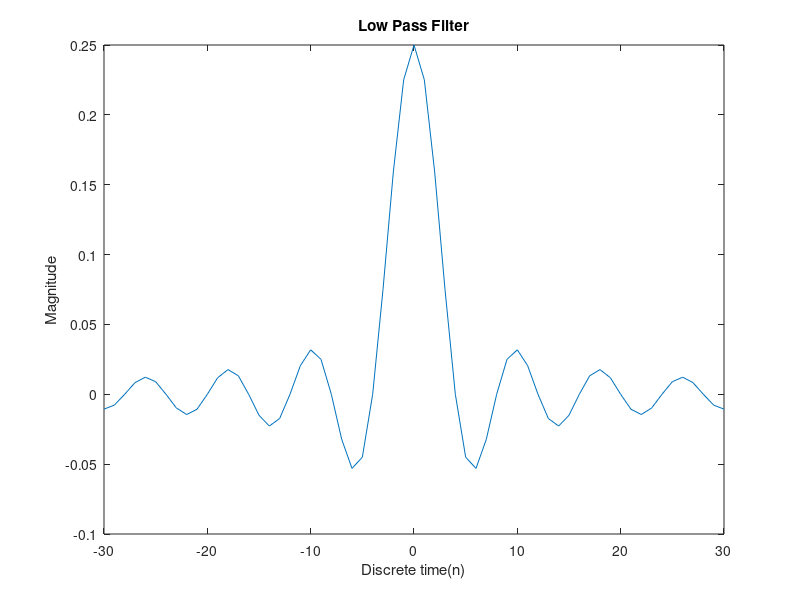
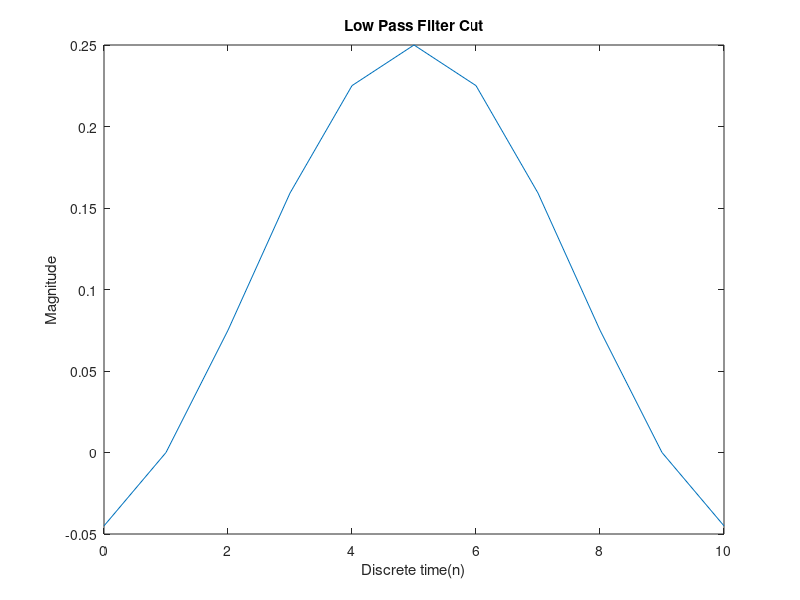
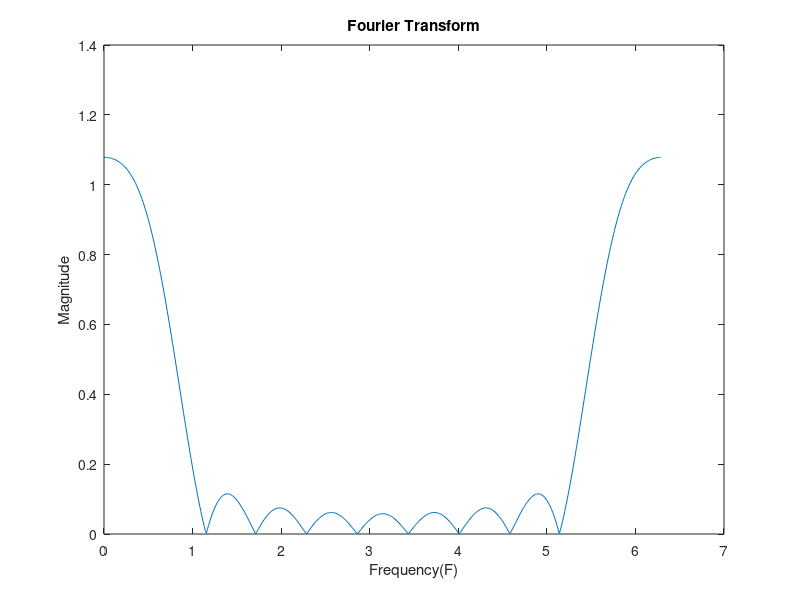
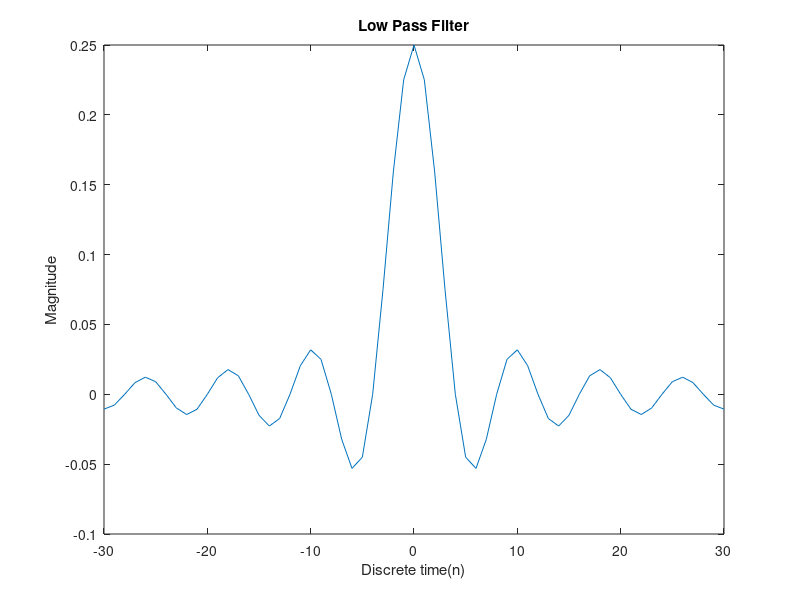

The MATLAB source for these figures, in order: (Note: this script raises an error after producing the figures.)
%Low pass filter
%wc=pi/4

%Define h(n)
n=-30:30;
wc=pi/4;
h1=(wc/pi)*sinc(wc*n/pi);
figure;
plot(n,h1);
xlabel('Discrete time(n)');
ylabel('Magnitude');
title('Low Pass Filter');

%Truncate and transfer
n1=0:10;
h2=zeros(1,11);
h2=h1(26:36);
figure;
plot(n1,h2);
xlabel('Discrete time(n)')
ylabel('Magnitude')
title('Low Pass Filter Cut')

%FFT for h(n)
f=linspace(0,(2*pi),512);
fft_y=fft(h2,length(f));
mfft_y=abs(fft_y);
figure;
plot(f,mfft_y); 
xlabel('Frequency(F)')
ylabel('Magnitude')
title('Fourier Transform')

%17 elements

%Define h(n)
n=-30:30;
wc=pi/4;
h1=(wc/pi)*sinc(wc*n/pi);
figure;
plot(n,h1);
xlabel('Discrete time(n)');
ylabel('Magnitude');
title('Low Pass Filter');

%Truncate and transfer
n1=0:16;
h2=zeros(1,17);
h2=h1(23:39);
figure;
plot(n1,h2);
xlabel('Discrete time(n)')
ylabel('Magnitude')
title('Low Pass Filter Cut')

%FFT for h(n)
f=linspace(0,(2*pi),512);
fft_y=fft(h2,length(f));
mfft_y=abs(fft_y);
figure;
plot(f,mfft_y); 
xlabel('Frequency(F)')
ylabel('Magnitude')
title('Fourier Transform')

%Part II
%
%Calculate wc
fs=44100;
fc=3000;
wc=2*pi*(fc/fs);

%Define h(n)
n=-30:30;
h1=(wc/pi)*sinc(wc*n/pi);
figure;
plot(n,h1);
xlabel('Discrete time(n)');
ylabel('Magnitude');
title('Low Pass Filter');

%Truncate and transfer
n1=0:16;
h2=zeros(1,17);
h2=h1(23:39);
figure;
plot(n1,h2);
xlabel('Discrete time(n)')
ylabel('Magnitude')
title('Low Pass Filter Cut')

%FFT for h(n)
f=linspace(0,(2*pi),512);
fft_y=fft(h2,length(f));
mfft_y=abs(fft_y);
figure;
plot(f,mfft_y); 
xlabel('Frequency(F)')
ylabel('Magnitude')
title('Fourier Transform')

%Audio signal
[x, fs] = audioread('spring_HiFi.wav');
x_sound = audioplayer (x,fs);
%play(x_sound);
%Calculate wc
fm=44100;
fc=3000;
wc=2*pi*(fc/fm);
%Define h(n)
n=-30:30;
h1=(wc/pi)*sinc(wc*n/pi);

figure;
plot(h1);
xlabel('Discrete time(n)')
ylabel('Magnitude')
title('H(n)')
%Frequency spectrum
spec=fft(x);
spec=spec(1:end/2);
freq=linspace(0,fs/2,length(spec));
magnitud=abs(spec);
t=0:1/fs:(length(x)-1)/fs;
figure;
plot(freq,magnitud);
xlabel('Hertz')
ylabel('Magnitude')
title('Frequency spectrum')

%Filter audio
conv = h1.* x;
spec_conv=fft(conv);
freq_conv=linspace(0,fs/2,length(spec_conv));
magnitud_conv=abs(spec_conv);
t=0:1/fs:(length(x)-1)/fs;
figure;
plot(freq_conv,magnitud_conv);
xlabel('Hertz')
ylabel('Magnitude')
title('Frequency spectrum')

%High pass filter
[x, fs] = audioread('spring_HiFi.wav');
x_sound = audioplayer (x,fs);
%Calculate wc
fs=44100;
fc=3000;
wc=2*pi*(fc/fs);
%Define h(n)
n=-30:30;
h1=-(wc/pi)*sinc(wc*n/pi);
figure;
plot(n,h1);
xlabel('Discrete time(n)');
ylabel('Magnitude');
title('High Pass Filter');
%Window
M=16;
wvtool(hann(M))
h2=h1*wvtool;
figure;
plot(n,h2);
title('Filter windowed');
%Apply filter
tot=h2.*x;
figure;
plot(tot);
title('Filtered audio');